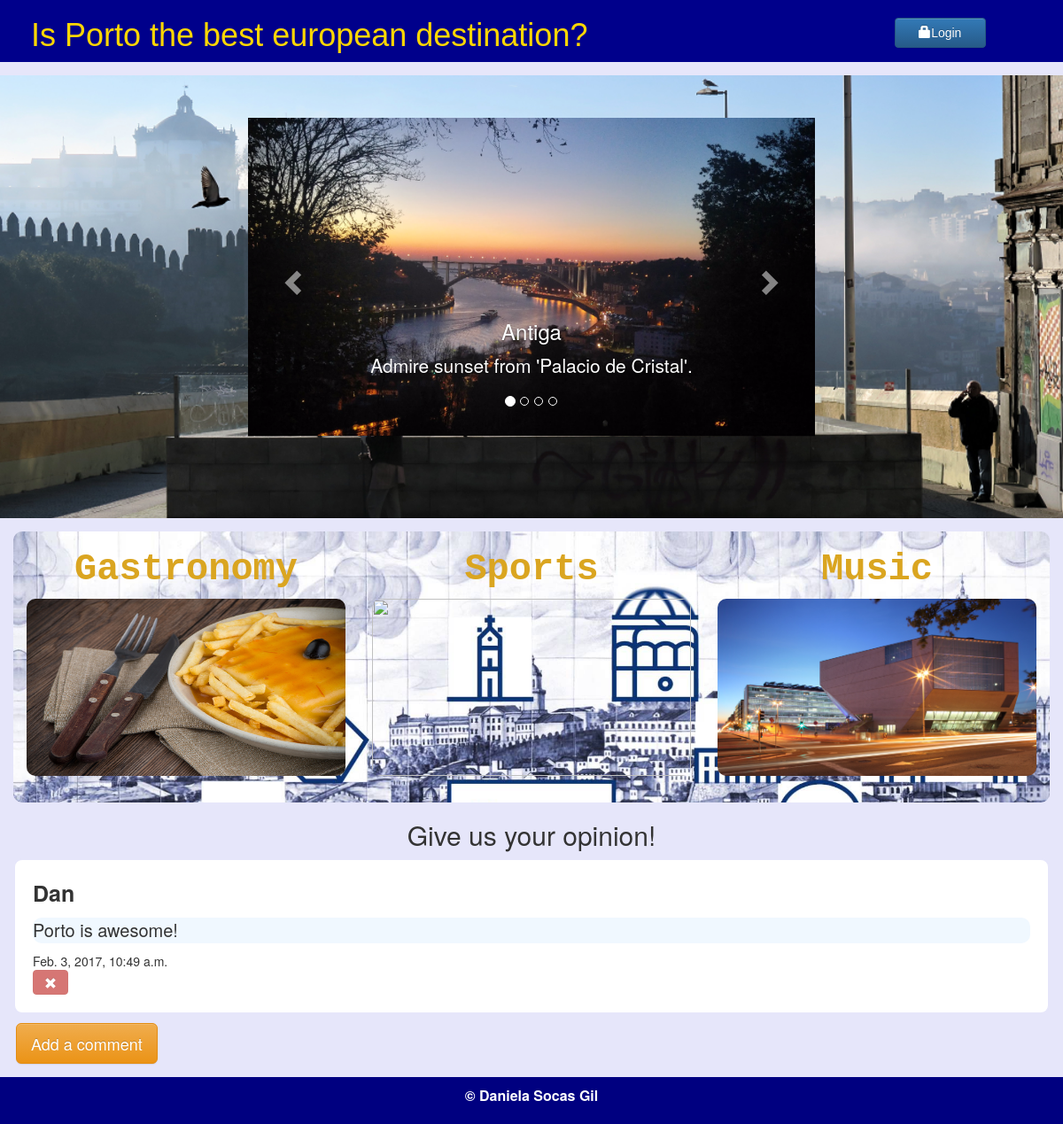
The page / on the database its author committed.
### post/models.py (models this page shows, shortened)
class Comment(models.Model):
    author = models.CharField(max_length=50)
    email = models.EmailField(max_length=75)
    text = models.TextField()
    created_date = models.DateTimeField(default=timezone.now)

### post/views.py (the view)
# urls.py: url(r'^$', views.index, name='index'),
def index(request):
    lasts_comment_list = Comment.objects.order_by('-created_date')[:5]
    comment_list = Comment.objects.all()
    context = {'lasts_comment_list': lasts_comment_list}
    return render(request, 'post/index.html', context)

### post/templates/post/index.html (shortened to what this page needs)
{% extends 'post/base.html' %}
    {% block content %}
        <section class="jumbotron">
		    <div class="container">
                <div id="myCarousel" class="carousel slide" data-ride="carousel">
                  <ol class="carousel-indicators">
                    <li data-target="#myCarousel" data-slide-to="0" class="active"></li>
                    <li data-target="#myCarousel" data-slide-to="1"></li>
                    <li data-target="#myCarousel" data-slide-to="2"></li>
                    <li data-target="#myCarousel" data-slide-to="3"></li>
                  </ol>
                  <div class="carousel-inner" role="listbox">
                    <div class="item active">
                      <img src="static/images/carousel/porto.jpg" alt="Porto">
                      <div class="carousel-caption">
                        <h3>Antiga</h3>
                        <p>Admire sunset from 'Palacio de Cristal'.</p>
                      </div>
                    </div>
                  </div>
                  <a class="left carousel-control" href="#myCarousel" role="button" data-slide="prev">
                    <span class="glyphicon glyphicon-chevron-left" aria-hidden="true"></span>
                  </a>
                  <a class="right carousel-control" href="#myCarousel" role="button" data-slide="next">
                    <span class="glyphicon glyphicon-chevron-right" aria-hidden="true"></span>
                  </a>
                </div>
            </div>
        </section>
	    <section class="info container">
	        <div class="row">
	            <figure class="col-sm-4">
	                <h3>Gastronomy</h3>
	                <img src="static/images/francesinha.jpg" />
	            </figure>
	            <figure class="col-sm-4">
	                <h3>Sports</h3>
	                <img src="static/images/somos.jpg" />
	            </figure>
	            <figure class="col-sm-4">
	                <h3>Music</h3>
	                <img src="static/images/casa_musica.jpg" />
	            </figure>
	        </div>
	    </section>
        <section class="container">
            <h2>Give us your opinion!</h2>
                {% for comment in lasts_comment_list %}
                    <div class="row comment">
                        <strong id="author">{{ comment.author }}</strong>
                        <p>{{ comment.text|linebreaks }}</p>
                        <div class="date">{{ comment.created_date }}</div>
                        {% if user.is_authenticated %}
                            <a id="delete" class="btn btn-danger text-right" href="{% url 'comment_remove' pk=comment.pk %}"><span class="glyphicon glyphicon-remove"></span></a>
                        {% else %}
                            <a class="btn btn-danger disabled" href=""><span class="glyphicon glyphicon-remove"></span></a>
                        {% endif %}
                    </div>
                {% empty %}
                    <p id="empty">&#x261F; Be the first to comment! </p>
                {% endfor %}
            <a id="add" class="btn btn-warning btn-lg" href="{% url 'add_comment_to_post' %}">Add a comment</a>
        </section>
    {% endblock %}

### post/static/css/post.css (style rules this page uses)
body { background-color: #E6E6FA; background-size: cover; }
.jumbotron { display: flex; background-image: url(../images/carousel/metro_ponte.png); background-size: cover; min-height: 500px; text-shadow: 0.25px 0.25px 0.25px #000000; margin-bottom: 15px; margin-top: 15px; }
.info { background-image: url(../images/porto_wallpaper.jpg); background-size: cover; border-radius: 10px; }
.info .row { align-items: center; }
.info .row img { max-height: 200px; border-radius: 10px; }
.info .row h3 { font-size: 300%; color: goldenrod; font-family: "Lucida Console", Monaco, monospace; text-align: center; font-weight: bold; }
#myCarousel { width:640px; height:360px; text-align:center; margin: auto; }
section .row img { margin: 0 0 30px; width: 100%; }
.comment { padding: 20px; display: block; background-color: white; border-radius: 10px; border: 2px solid #E6E6FA; }
.comment p { font-size: 20px; background-color: #F0F8FF; border-radius: 10px; }
#author { font-size: 25px; }
#add { margin-top: 10px; margin-left: -12px; }
.container h2 { text-align:center; }

### rows shown on the page
Comment: author "Dan", text "Porto is awesome!", created_date "Feb. 3, 2017, 10:49 a.m."
